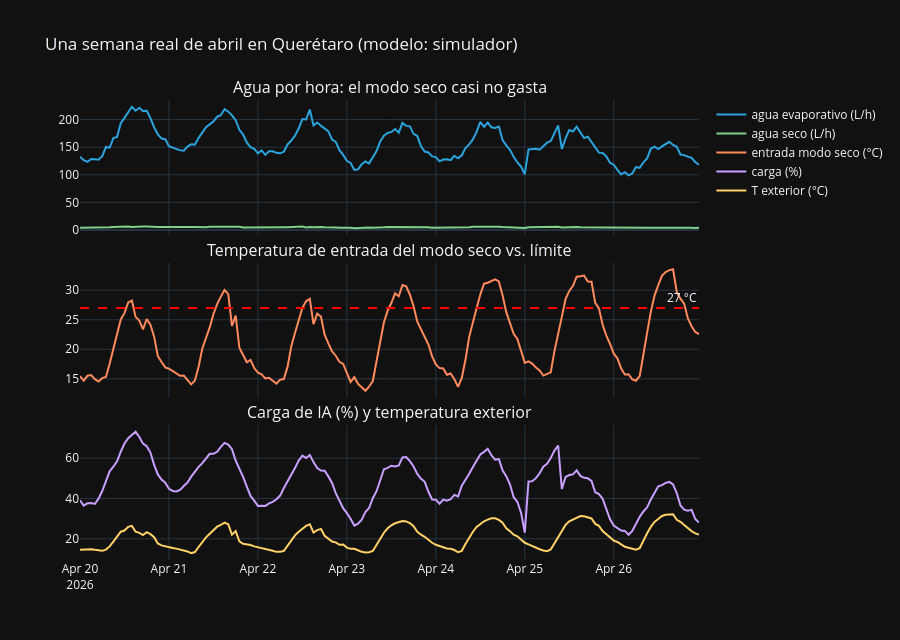

The cell this chart's notebook holds for it:
### Markdown cell above
## 2 · Simulador físico (calibrado con el kit)
Dos modos por hora (se calculan **ambos** para poder evaluar decisiones contrafactuales):
- **Evaporativo:** poca energía, mucha agua. El agua depende de la carga de calor, de la temperatura de la cuenca de la torre (inercia de ~3 h, **estado oculto**) y de los ciclos de concentración (incrustación, **estado oculto** que se limpia cada ~2 semanas).
- **Seco:** casi sin agua, más energía; solo es seguro si la temperatura de entrada se mantiene ≤ 27 °C.

Los estados ocultos son la razón de usar un modelo con memoria: hay que inferirlos de la historia.

### Code cell
kit = pd.read_csv('data/operaciones_simuladas.csv'); kit = kit[kit.scenario == 'base']
def ratios(df, w, e_it, e_tot): return df[w].sum()/df[e_it].sum(), df[e_tot].sum()/df[e_it].sum()
q = load_city('Querétaro')
cal = pd.DataFrame({
  'WUE evap (L/kWh IT)': [ratios(kit[kit.site_id=='SIM-B'],'water_l','energy_it_kwh','energy_total_kwh')[0], q.water_e.sum()/q.IT.sum()],
  'PUE evap': [ratios(kit[kit.site_id=='SIM-B'],'water_l','energy_it_kwh','energy_total_kwh')[1], q.energy_e.sum()/q.IT.sum()],
  'WUE seco (L/kWh IT)': [ratios(kit[kit.site_id=='SIM-A'],'water_l','energy_it_kwh','energy_total_kwh')[0], q.water_d.sum()/q.IT.sum()],
  'PUE seco': [ratios(kit[kit.site_id=='SIM-A'],'water_l','energy_it_kwh','energy_total_kwh')[1], q.energy_d.sum()/q.IT.sum()]},
  index=['kit CIFOX (sintético)', 'simulador + clima real Querétaro']).T
display(cal.round(3))
w = q[(q.time >= '2026-04-20') & (q.time < '2026-04-27')]
fig = make_subplots(rows=3, cols=1, shared_xaxes=True, vertical_spacing=.06,
        subplot_titles=('Agua por hora: el modo seco casi no gasta', 'Temperatura de entrada del modo seco vs. límite', 'Carga de IA (%) y temperatura exterior'))
fig.add_scatter(x=w.time, y=w.water_e, name='agua evaporativo (L/h)', line_color='#2ca3dc', row=1, col=1)
fig.add_scatter(x=w.time, y=w.water_d, name='agua seco (L/h)', line_color='#7fd18b', row=1, col=1)
fig.add_scatter(x=w.time, y=w.inlet_d, name='entrada modo seco (°C)', line_color='#ff8a5c', row=2, col=1)
fig.add_hline(y=INLET_MAX, line_dash='dash', line_color='red', annotation_text='27 °C', row=2, col=1)
fig.add_scatter(x=w.time, y=w.load, name='carga (%)', line_color='#c9a0ff', row=3, col=1)
fig.add_scatter(x=w.time, y=w['T'], name='T exterior (°C)', line_color='#ffd166', row=3, col=1)
fig.update_layout(height=640, template='plotly_dark', title='Una semana real de abril en Querétaro (modelo: simulador)'); fig.show()

### Figure 1 — Plotly figure (JSON) as saved in the notebook; plotly's stock layout.template omitted (floating-point values rounded to 4 significant figures; data arrays with more than 128 entries replaced by an {"elided": "..."} marker saying what was removed)
{"data": [{"line": {"color": "#2ca3dc"}, "name": "agua evaporativo (L/h)", "type": "scatter", "x": {"elided": "168 str values"}, "xaxis": "x", "y": {"elided": "168 float values"}, "yaxis": "y"}, {"line": {"color": "#7fd18b"}, "name": "agua seco (L/h)", "type": "scatter", "x": {"elided": "168 str values"}, "xaxis": "x", "y": {"elided": "168 float values"}, "yaxis": "y"}, {"line": {"color": "#ff8a5c"}, "name": "entrada modo seco (°C)", "type": "scatter", "x": {"elided": "168 str values"}, "xaxis": "x2", "y": {"elided": "168 float values"}, "yaxis": "y2"}, {"line": {"color": "#c9a0ff"}, "name": "carga (%)", "type": "scatter", "x": {"elided": "168 str values"}, "xaxis": "x3", "y": {"elided": "168 float values"}, "yaxis": "y3"}, {"line": {"color": "#ffd166"}, "name": "T exterior (°C)", "type": "scatter", "x": {"elided": "168 str values"}, "xaxis": "x3", "y": {"elided": "168 float values"}, "yaxis": "y3"}], "layout": {"annotations": [{"font": {"size": 16}, "showarrow": false, "text": "Agua por hora: el modo seco casi no gasta", "x": 0.5, "xanchor": "center", "xref": "paper", "y": 1.0, "yanchor": "bottom", "yref": "paper"}, {"font": {"size": 16}, "showarrow": false, "text": "Temperatura de entrada del modo seco vs. límite", "x": 0.5, "xanchor": "center", "xref": "paper", "y": 0.6467, "yanchor": "bottom", "yref": "paper"}, {"font": {"size": 16}, "showarrow": false, "text": "Carga de IA (%) y temperatura exterior", "x": 0.5, "xanchor": "center", "xref": "paper", "y": 0.2933, "yanchor": "bottom", "yref": "paper"}, {"showarrow": false, "text": "27 °C", "x": 1, "xanchor": "right", "xref": "x2 domain", "y": 27.0, "yanchor": "bottom", "yref": "y2"}], "height": 640, "shapes": [{"line": {"color": "red", "dash": "dash"}, "type": "line", "x0": 0, "x1": 1, "xref": "x2 domain", "y0": 27.0, "y1": 27.0, "yref": "y2"}], "title": {"text": "Una semana real de abril en Querétaro (modelo: simulador)"}, "xaxis": {"anchor": "y", "domain": [0.0, 1.0], "matches": "x3", "showticklabels": false}, "xaxis2": {"anchor": "y2", "domain": [0.0, 1.0], "matches": "x3", "showticklabels": false}, "xaxis3": {"anchor": "y3", "domain": [0.0, 1.0]}, "yaxis": {"anchor": "x", "domain": [0.7067, 1.0]}, "yaxis2": {"anchor": "x2", "domain": [0.3533, 0.6467]}, "yaxis3": {"anchor": "x3", "domain": [0.0, 0.2933]}}}
